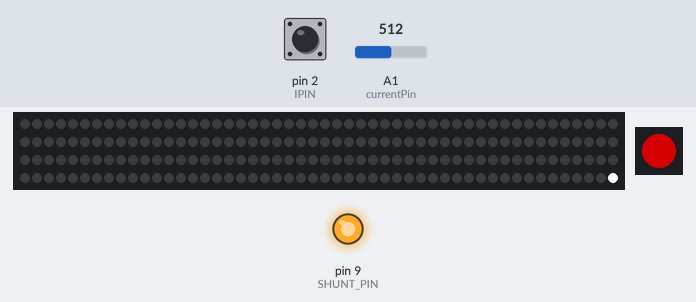
A sketch run on a simulated Arduino Uno, built with avr-gcc and run on an emulated ATmega328P. Shown: 200 RGB LEDs in strip order, left to right, continuing on the next row, 1 RGB LEDs in strip order, left to right, output pins drawn as LEDs (lit = HIGH). The test bench sets the inputs (shaded band); at power-on: pin 2 (IPIN) HIGH, A1 (currentPin) = 512. Dim RGB values are drawn brighter than linear.

Above: at 4.9 s.
5.0 s: pin 2 (IPIN) pulled LOW for 0.15 s
At 5.9 s:
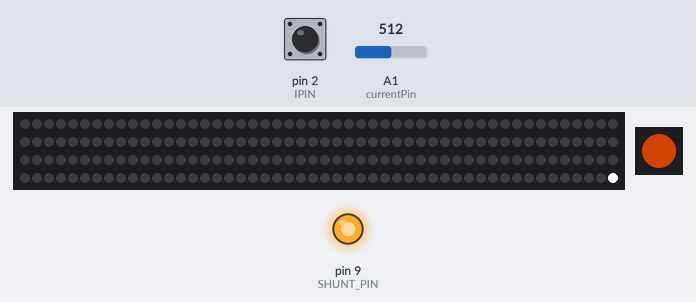
6.6 s: pin 2 (IPIN) pulled LOW for 1 s
At 7.1 s:
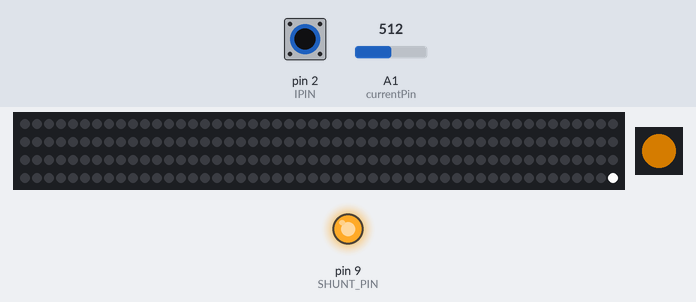
9.1 s: pin 2 (IPIN) pulled LOW for 0.15 s
At 10.2 s:
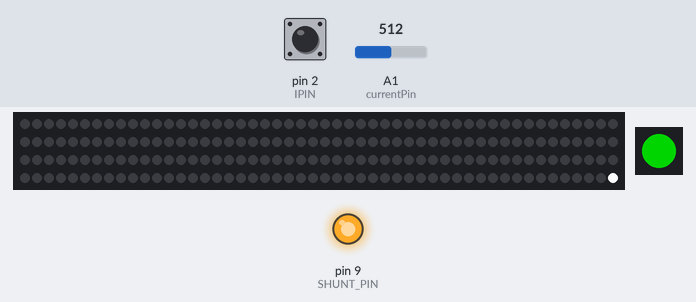
10.7 s: pin 2 (IPIN) pulled LOW for 1 s
At 11.5 s:
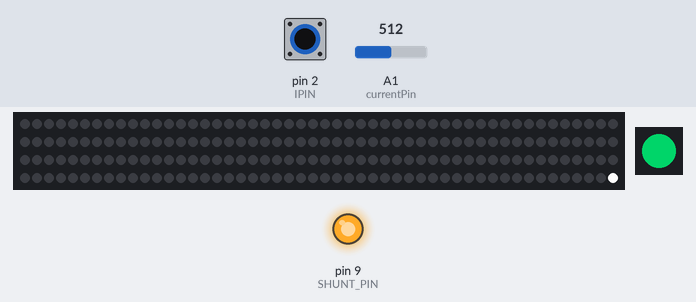
13.2 s: pin 2 (IPIN) pulled LOW for 3.2 s
At 14.6 s:
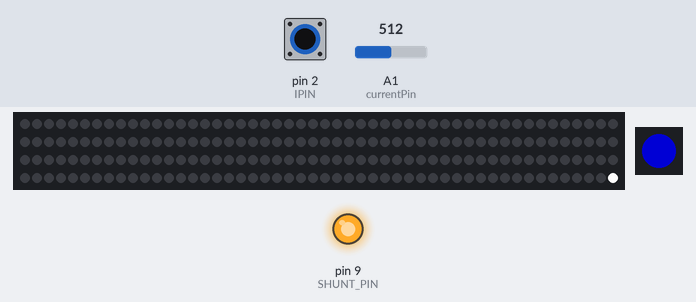
17.9 s: pin 2 (IPIN) pulled LOW for 0.15 s
At 19.3 s:
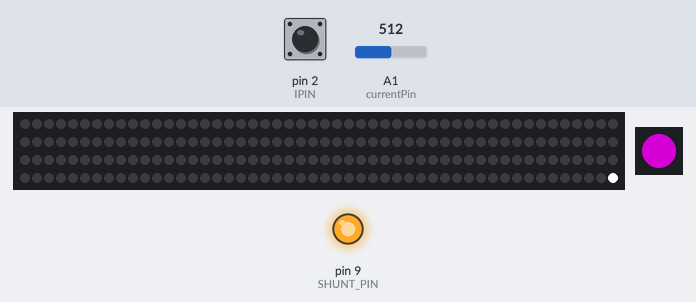
Timing chart, 0 to 20.5 s (numbered marks = the images above; inputs shaded):
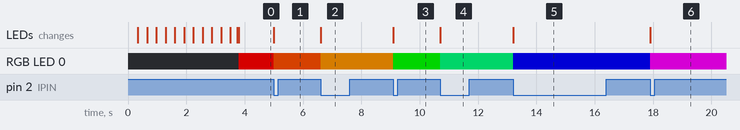

Measured:
- after the input at 5.0 s, RGB LED 0: RGB(130, 0, 0) → RGB(130, 40, 0) at once
- after the input at 6.6 s, RGB LED 0: RGB(130, 40, 0) → RGB(130, 76, 0) at once
- after the input at 9.1 s, RGB LED 0: RGB(130, 76, 0) → RGB(0, 130, 0) at once
- after the input at 10.7 s, RGB LED 0: RGB(0, 130, 0) → RGB(0, 130, 64) at once
- after the input at 13.2 s, RGB LED 0: RGB(0, 130, 64) → RGB(0, 0, 130) at once
- after the input at 17.9 s, RGB LED 0: RGB(0, 0, 130) → RGB(130, 0, 130) at once

The sketch:

WSController.ino
```cpp
#include <Arduino.h>
#include <Adafruit_NeoPixel.h>
#include <WS2812FX.h>

// Parameter 1 = number of pixels in strip
// Parameter 2 = pin number (most are valid)
// Parameter 3 = pixel type flags, add together as needed:
//   NEO_KHZ800  800 KHz bitstream (most NeoPixel products w/WS2812 LEDs)
//   NEO_KHZ400  400 KHz (classic 'v1' (not v2) FLORA pixels, WS2811 drivers)
//   NEO_GRB     Pixels are wired for GRB bitstream (most NeoPixel products)
//   NEO_RGB     Pixels are wired for RGB bitstream (v1 FLORA pixels, not v2)

#define LED_PIN 8
#define SHUNT_PIN 9
#define POWER_PIN 7
#define EMPTY 350
#define ON 0
#define OFF 1
#define DEBUG 0
const int maxOfLeds=200;
int battVolts;
int led = 0;
int currentPin = A1;
int current = 0;
long average = 0;
int numOfLeds = 0;
long later = 0;
Adafruit_NeoPixel pixels = Adafruit_NeoPixel(maxOfLeds, LED_PIN, NEO_GRB + NEO_KHZ800);
WS2812FX ws2812fx=WS2812FX(maxOfLeds, LED_PIN, NEO_GRB + NEO_KHZ800);

#define IPIN 2
volatile bool pressed = 0;
int counter = 0;

int getBandgap(void) // Returns actual value of Vcc (x 100)
   {
    // For 168/328 boards
    const long InternalReferenceVoltage = 1100L;  // Adjust this value to your boards specific internal BG voltage x1000
       // REFS1 REFS0          --> 0 1, AVcc internal ref. -Selects AVcc external reference
       // MUX3 MUX2 MUX1 MUX0  --> 1110 1.1V (VBG)         -Selects channel 14, bandgap voltage, to measure
    ADMUX = (0<<REFS1) | (1<<REFS0) | (0<<ADLAR) | (1<<MUX3) | (1<<MUX2) | (1<<MUX1) | (0<<MUX0);
    delay(50);  // Let mux settle a little to get a more stable A/D conversion
       // Start a conversion
    ADCSRA |= _BV( ADSC );
       // Wait for it to complete
    while( ( (ADCSRA & (1<<ADSC)) != 0 ) );
       // Scale the value
    int results = (((InternalReferenceVoltage * 1023L) / ADC) + 5L) / 10L; // calculates for straight line value
    return results;
   }

void buttonPressed() {
  static unsigned long last_interrupt_time = 0;
  unsigned long interrupt_time = millis();
  // If interrupts come faster than 200ms, assume it's a bounce and ignore
  if (interrupt_time - last_interrupt_time > 200)
  {
    pressed = 1;
  }
  last_interrupt_time = interrupt_time;
}

void setup() {
    pinMode(POWER_PIN, OUTPUT);
    digitalWrite(POWER_PIN, ON);
    if (DEBUG)
      Serial.begin(57600);
    pinMode(SHUNT_PIN, OUTPUT);
    digitalWrite(SHUNT_PIN, 0);
    pinMode(IPIN, INPUT_PULLUP);
    pixels.begin();
    pixels.setBrightness(250);
    pixels.show();
    Serial.println("Setup finished!");
    for (int i=0; i < maxOfLeds; i++) {
        pixels.setPixelColor(i,255,255,255);
        if (i>0)
            pixels.setPixelColor(i-1, 0, 0, 0);
        pixels.show();
        delay(10);
        for (int j=0; j<5; j++) {
            current += analogRead(currentPin);
            //delay(2);
        }
        average = (i*average + current)/(i+1);
        if (DEBUG) {
          Serial.print(i);
          Serial.print(":    ");
          Serial.print(current);
          Serial.print("   -   ");
          Serial.print(average);
          Serial.println();
        }
        if (current < (average - average/5)) {
          if (DEBUG){
            Serial.print("Es sind ");
            Serial.print(i);
            Serial.println(" LEDs!");
          }
          numOfLeds = i;
          break;
        }
        current = 0;
    }
    battVolts = getBandgap();
    if (battVolts < EMPTY)
      digitalWrite(POWER_PIN, OFF);
      if (DEBUG) {
        Serial.print("Voltage: ");
        Serial.println(battVolts);
      }
    //ws2812fx = WS2812FX(numOfLeds, LED_PIN, NEO_GRB + NEO_KHZ800);
    ws2812fx.setLength(numOfLeds);
    ws2812fx.init();
    if (DEBUG)
      ws2812fx.setBrightness(10);
    else
      ws2812fx.setBrightness(130);
    ws2812fx.setSpeed(1000); // größer = langsamer
    ws2812fx.setMode(counter);
    ws2812fx.start();
    if (DEBUG) {
      Serial.print("Counter = ");
      Serial.println(counter);
    }
    digitalWrite(SHUNT_PIN, 1);
    attachInterrupt(digitalPinToInterrupt(IPIN), buttonPressed, FALLING);

}

void loop() {
    // put your main code here, to run repeatedly:
    ws2812fx.service();
    if ((millis() / 60000) > later) {
      later++;
      battVolts = getBandgap();
      if (battVolts < EMPTY)
        digitalWrite(POWER_PIN, OFF);
    }
    if (pressed && (digitalRead(IPIN) == 0)) {
      counter++;
      pressed = 0;
      if (DEBUG) {
        Serial.print("Counter = ");
        Serial.println(counter);
      }
      switch (counter) {
        case 1:
          ws2812fx.stop();
          ws2812fx.setColor(255, 80, 0);
          ws2812fx.start();
          break;
        case 2:
          ws2812fx.stop();
          ws2812fx.setColor(255, 150, 0);
          ws2812fx.start();
          break;
        case 3:
          ws2812fx.stop();
          ws2812fx.setColor(0, 255, 0);
          ws2812fx.start();
          break;
        case 4:
          ws2812fx.stop();
          ws2812fx.setColor(0, 255, 127);
          ws2812fx.start();
          break;
        case 5:
          ws2812fx.stop();
          ws2812fx.setColor(0, 0, 255);
          ws2812fx.start();
          break;
        case 6:
          ws2812fx.stop();
          ws2812fx.setColor(255, 0, 255);
          ws2812fx.start();
          break;
        case 7:
          ws2812fx.stop();
          ws2812fx.setMode(7);
          ws2812fx.start();
          break;
        case 8:
          ws2812fx.stop();
          ws2812fx.setMode(8);
          ws2812fx.start();
          break;
        case 9:
          ws2812fx.stop();
          ws2812fx.setMode(10);
          ws2812fx.start();
          break;
        case 10:
          ws2812fx.stop();
          ws2812fx.setMode(11);
          ws2812fx.start();
          break;
        case 11:
          ws2812fx.stop();
          ws2812fx.setMode(12);
          ws2812fx.start();
          break;
        case 12:
          digitalWrite(POWER_PIN, OFF);
          ws2812fx.stop();
          ws2812fx.setMode(0);
          ws2812fx.setColor(255, 0, 0);
          ws2812fx.start();
          counter = 0;
          break;
        }
    }

}
```
